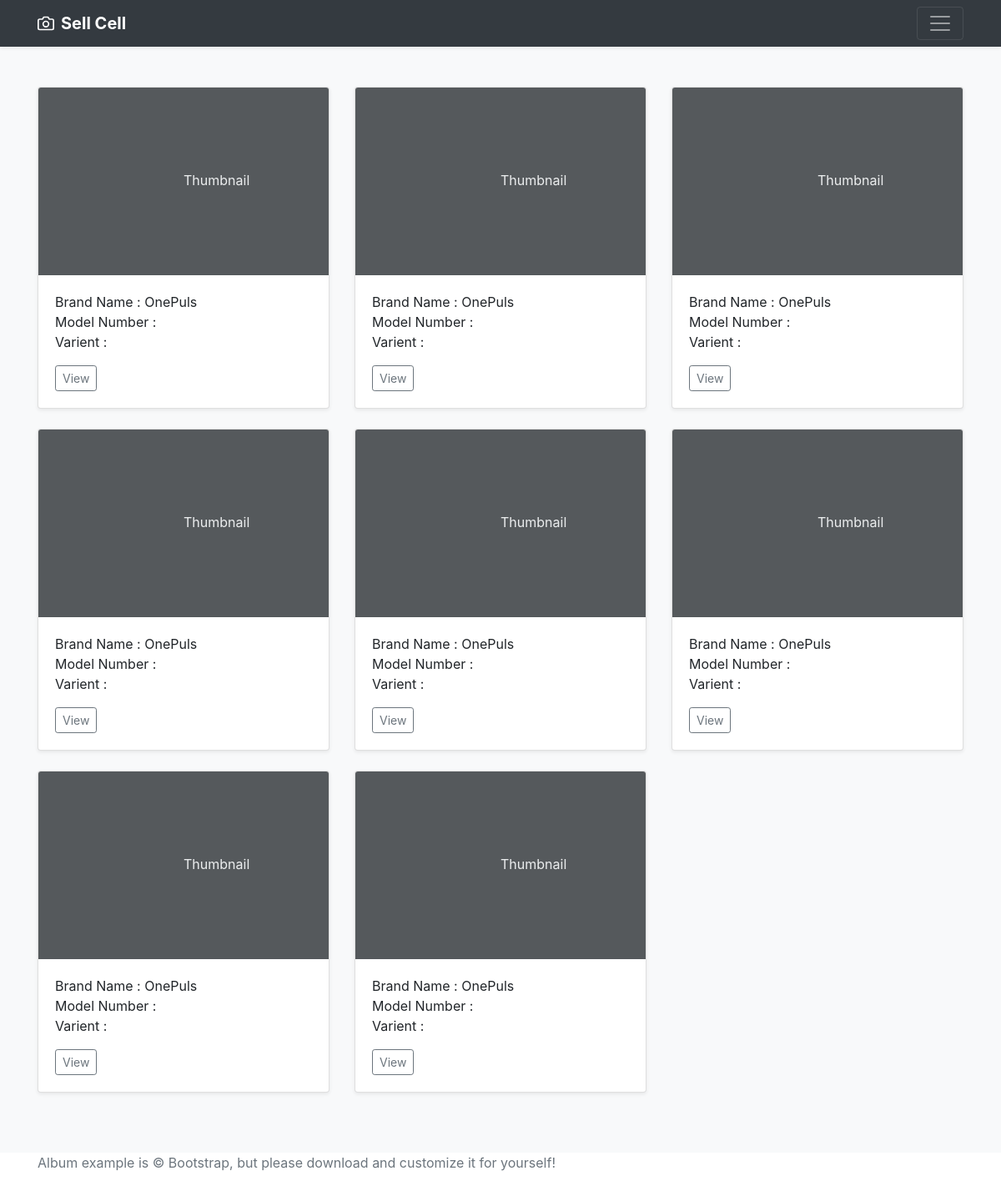
The page / on the database its author committed.
### phone/models.py (models this page shows, shortened)
class Variant(models.Model):
    modelNumberId = models.ForeignKey(ModelNumber, on_delete=models.CASCADE)
    veriantName = models.CharField(max_length=500)

class ModelNumber(models.Model):
    brandID = models.ForeignKey(BrandName, on_delete=models.CASCADE)
    modelName = models.CharField(max_length=500)
    modelImage = models.ImageField(upload_to='media/', default=None, blank=True)
    def __str__(self):
        return self.modelName

class BrandName(models.Model):
    name = models.CharField(max_length=500)
    def __str__(self):
        return self.name

### phone/views.py (the view)
# urls.py: path('', views.index)
def index(request):
    variantsDb = models.Variant.objects.all().order_by('modelNumberId')
    content['data'] = variantsDb
    print(dir(variantsDb[0].modelNumberId))
    return render(request, 'phone/index.html', content)

### templates/phone/index.html (shortened to what this page needs)
{% extends 'base.html' %}
{% block content %}
<div class="album py-5 bg-light">
    <div class="container">
        <div class="row">
            {% for i in data %}
                <div class="col-md-4">
                    <div class="card mb-4 shadow-sm">
                        <svg class="bd-placeholder-img card-img-top" width="100%" height="225"
                            xmlns="http://www.w3.org/2000/svg" preserveAspectRatio="xMidYMid slice" focusable="false"
                            role="img" aria-label="Placeholder: Thumbnail">
                            <rect width="100%" height="100%" fill="#55595c" /><text x="50%" y="50%" fill="#eceeef"
                                dy=".3em">Thumbnail</text>
                        </svg>
                        <div class="card-body">
                            <p class="card-text">Brand Name : {{i.modelNumberId.brandID}} <br>
                            Model Number : {{i.modelNumberId}}<br>
                            Varient : {{i.veriantName}}</p>
                            <div class="d-flex justify-content-between align-items-center">
                                <div class="btn-group">
                                    <button type="button" class="btn btn-sm btn-outline-secondary">View</button>
                                </div>
                            </div>
                        </div>
                    </div>
                </div>
            {% endfor %}
        </div>
    </div>
</div>
{% endblock content %}

### templates/base.html (shortened to what this page needs)
<!doctype html>
<html lang="en">
<head>
    <link rel="stylesheet" href="https://stackpath.bootstrapcdn.com/bootstrap/4.4.1/css/bootstrap.min.css"
>
</head>
<body>
    <header>
        <div class="navbar navbar-dark bg-dark shadow-sm">
            <div class="container d-flex justify-content-between">
                <a href="#" class="navbar-brand d-flex align-items-center">
                    <strong>{{site_name}}</strong>
                </a>
                <button class="navbar-toggler" type="button" data-toggle="collapse" data-target="#navbarHeader"
                    aria-controls="navbarHeader" aria-expanded="false" aria-label="Toggle navigation">
                    <span class="navbar-toggler-icon"></span>
                </button>
            </div>
        </div>
    </header>
    {%  block content %}
    {% endblock %}
    <footer class="text-muted">
        <div class="container">
            <p>Album example is &copy; Bootstrap, but please download and customize it for yourself!</p>
        </div>
    </footer>
</body>
</html>

### rows shown on the page
Variant: modelNumberId.brandID "OnePuls"
Variant: modelNumberId.brandID "OnePuls"
Variant: modelNumberId.brandID "OnePuls"
Variant: modelNumberId.brandID "OnePuls"
Variant: modelNumberId.brandID "OnePuls"
Variant: modelNumberId.brandID "OnePuls"
Variant: modelNumberId.brandID "OnePuls"
Variant: modelNumberId.brandID "OnePuls"

### other values the page prints
{{ site_name }} "Sell Cell"
